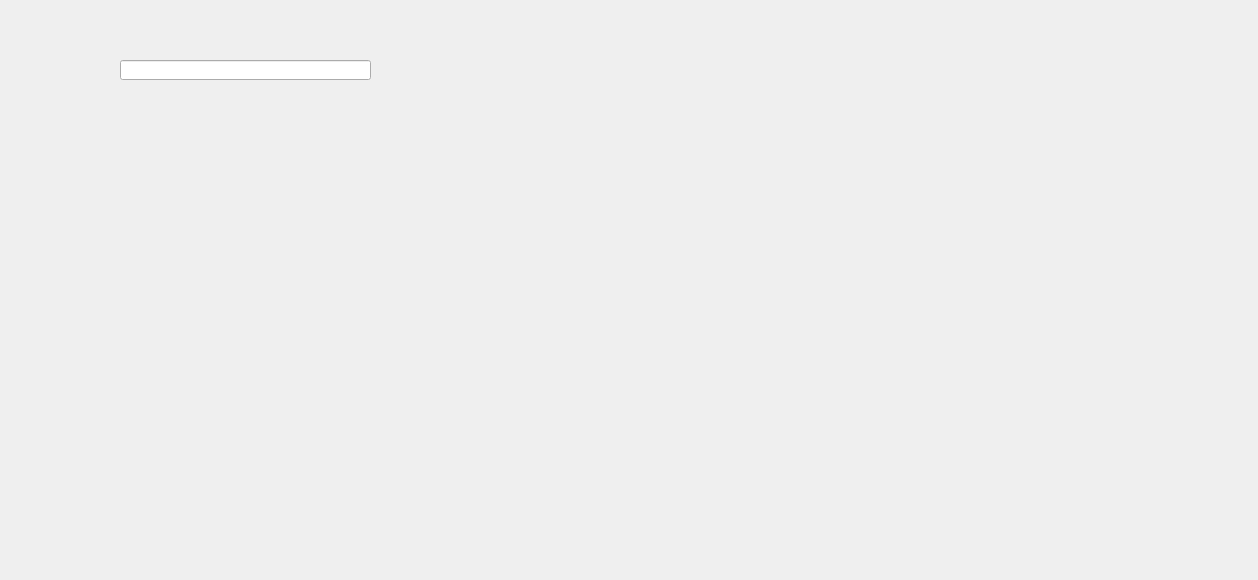
<?xml version="1.0" encoding="UTF-8"?>
<ui version="4.0">
 <class>Htablet</class>
 <widget class="QWidget" name="Htablet">
  <property name="geometry">
   <rect>
    <x>0</x>
    <y>0</y>
    <width>1258</width>
    <height>580</height>
   </rect>
  </property>
  <property name="windowTitle">
   <string>Form</string>
  </property>
  <widget class="QLineEdit" name="lineEdit">
   <property name="geometry">
    <rect>
     <x>120</x>
     <y>60</y>
     <width>251</width>
     <height>20</height>
    </rect>
   </property>
  </widget>
 </widget>
 <resources/>
 <connections/>
</ui>
